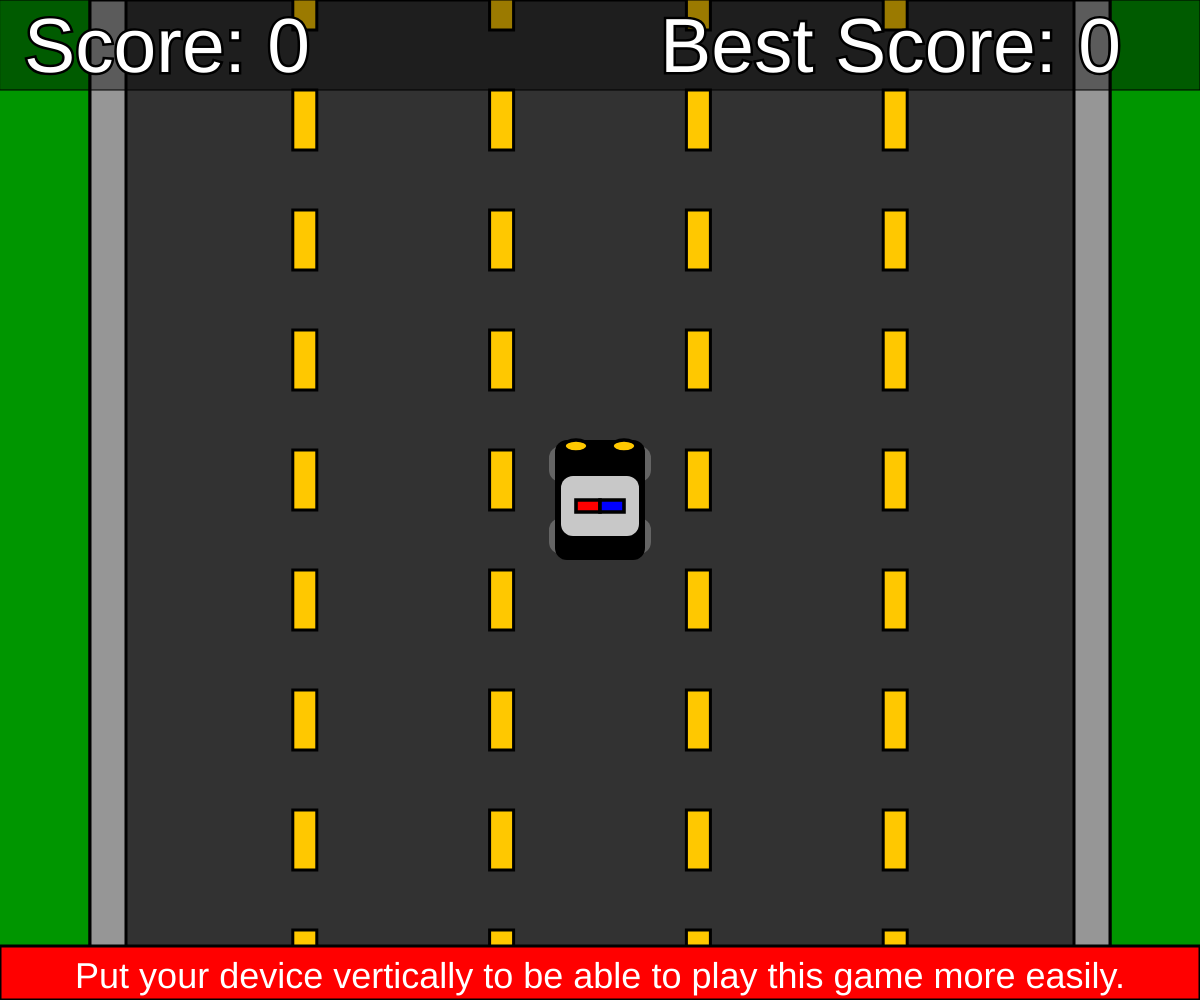
Frame 1 (no input)
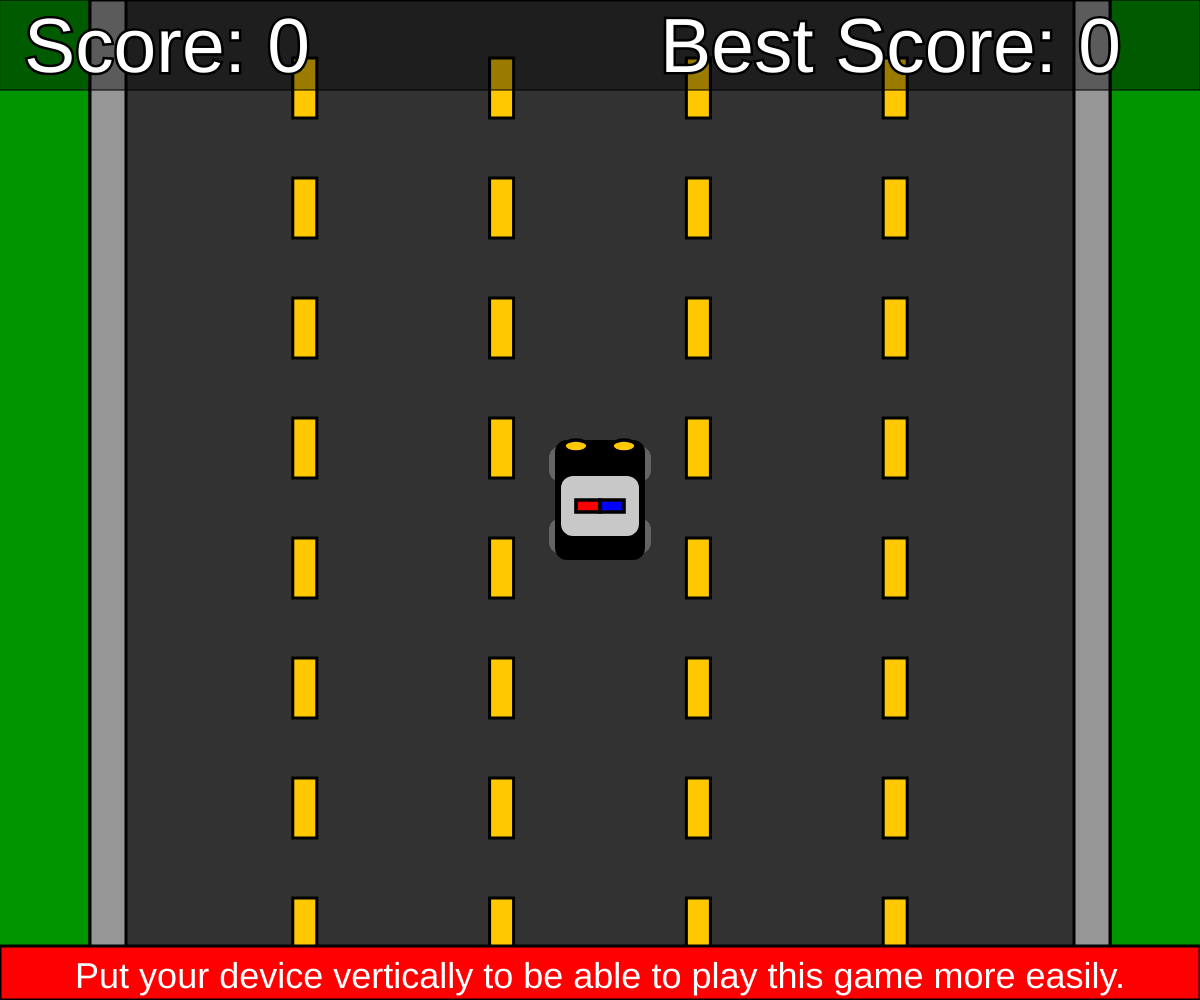
Frame 60 (no input)
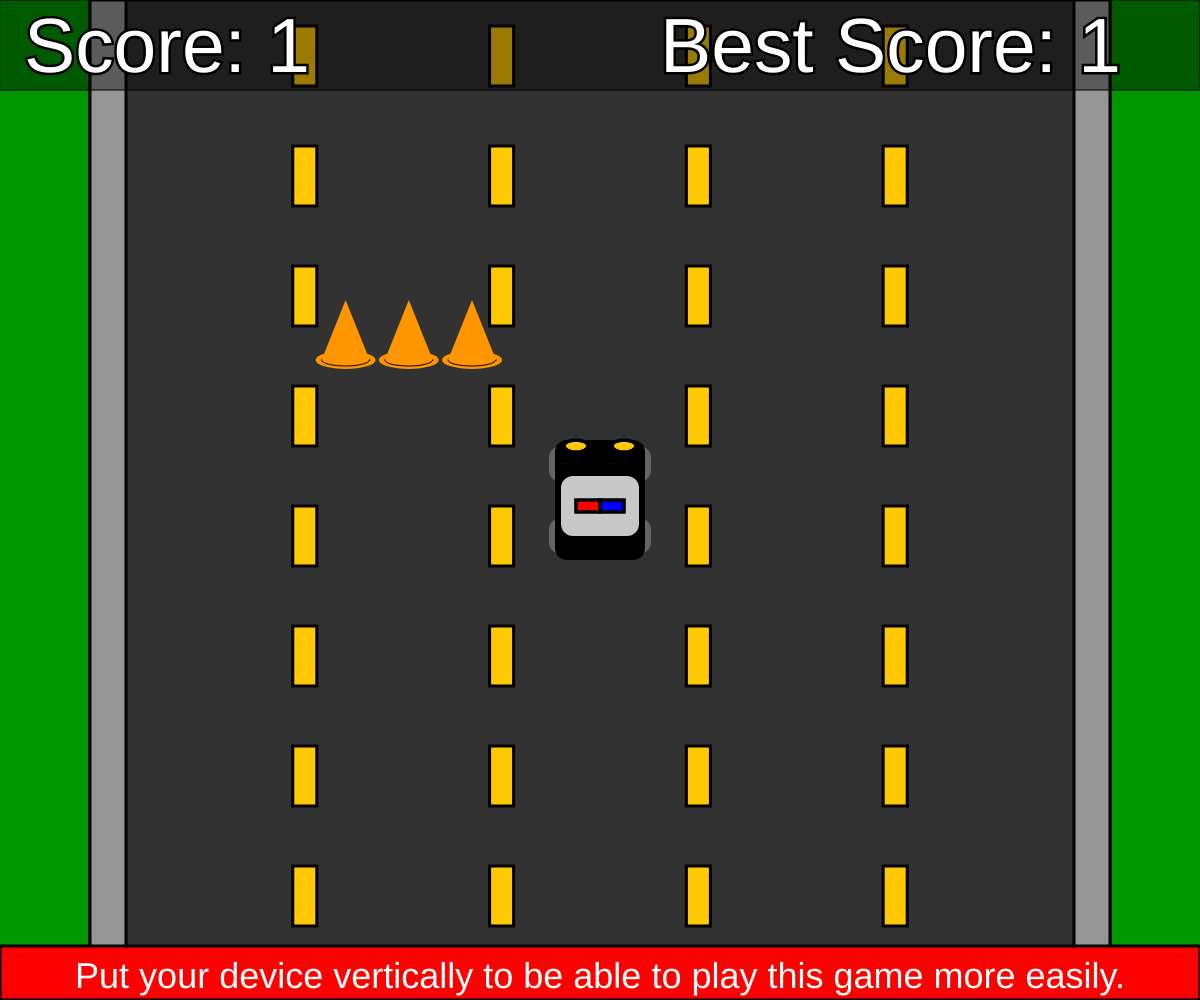
Frame 120 (the mouse pressed at the canvas centre since frame 60)

The p5.js sketch that drew these frames (run headless with seeded random() and noise() and a simulated clock; from frame 60 on, the mouse is pressed at the canvas centre):

// p5.js sketch
// ── sketch.js
var police, pos, vel, acc, wallBounce, border, frame, speed, cones, score, bestScore;

function Cone(pos) {
  this.pos = pos;
  this.update = function(speed) {
    this.pos.y += speed;
  }
  this.show = function() {
    push();
    rectMode(CENTER);
    stroke(0);
    fill(255, 150, 0);
    noStroke();
    ellipse(this.pos.x, this.pos.y, width*0.05, width*0.015);
    stroke(0);
    ellipse(this.pos.x, this.pos.y, width*0.04, width*0.01);
    noStroke();
    triangle(this.pos.x-width*0.02, this.pos.y, this.pos.x+width*0.02, this.pos.y, this.pos.x, this.pos.y-width*0.05);
    pop();
  }
}

function drawPolice(pos) {
  push();
  noStroke();
  fill(100);
  rectMode(CENTER);
  rect(pos, height/2-width*0.03, width*0.085, width*0.03, width*0.01);
  rect(pos, height/2+width*0.03, width*0.085, width*0.03, width*0.01);
  fill(0);
  rect(pos, height/2, width*0.075, width*0.1, width*0.01);
  fill(200);
  rect(pos, height/2+width*0.005, width*0.065, width*0.05, width*0.01);
  stroke(0);
  strokeWeight(width*0.003);
  fill(255, 0, 0);
  rect(pos-width*0.01, height/2+width*0.005, width*0.02, width*0.01);
  fill(0, 0, 255);
  rect(pos+width*0.01, height/2+width*0.005, width*0.02, width*0.01);
  fill(255, 200, 0);
  ellipse(pos-width*0.02, height/2-width*0.045, width*0.02, width*0.01);
  ellipse(pos+width*0.02, height/2-width*0.045, width*0.02, width*0.01);
  pop();
}

function drawGround(frame) {
  push();
  strokeWeight(3);
  rectMode(CENTER);
  background(0, 150, 0);
  fill(50);
  rect(width/2, height/2, width*0.85, height);
  fill(150);
  rect(border*0.6, height/2, width*0.03, height);
  rect(width-border*0.6, height/2, width*0.03, height);
  fill(255, 200, 0);
  for (i=0; i<4; i++) {
    for (j=0; j<height/(width*0.1)+1; j++) {
      rect(border*0.6+0.2*(width-border*1.2)*(i+1), frame+width*0.1*j, width*0.02, width*0.05);
    }
  }
  pop();
}

function reset() {
  pos = width/2;
  vel = 0;
  acc = width*0.0005;
  frame = 0;
  cones = [];
  score = 0;
}

function setup() {
  frameRate(60);
  createCanvas(windowWidth, windowHeight);
  reset();
  wallBounce = 0.3;
  border = width*0.15;
  speed = 8;
  bestScore = 0;
}

function draw() {
  background(255);
  if (mouseIsPressed && mouseX<width/2) {
    vel -= acc;
  } else if (mouseIsPressed && mouseX>width/2) {
    vel += acc;
  } else {
    vel *= 0.9;
  }
  pos += vel;
  if (pos < border) {
    pos = border;
    vel *= -wallBounce;
  } else if (pos > width-border) {
    pos = width-border;
    vel *= -wallBounce;
  }
  if (frame > width*0.1) {
    frame = 0;
  }
  drawGround(frame);
  frame += speed;
  if (frameCount%floor((width*0.05/speed)*10)==0) {
    score++;
    for (i=0; i<random(9); i++) {
      cones.push(new Cone(createVector((width-border*1.4)/15*floor(random(15))+width*0.13, 0)));
    }
  }
  for (i=cones.length; i>0; i--) {
    cones[i-1].show();
    cones[i-1].update(speed);
    if (cones[i-1].pos.y > height/2-width*0.05 && cones[i-1].pos.y < height/2+width*0.05 && cones[i-1].pos.x+width*0.02 > pos-width*0.037 && cones[i-1].pos.x-width*0.02 < pos+width*0.037) {
      reset();
      break;
    } else if (cones[i-1].pos.y > height) {
      cones.splice(i-1, 1)
    }
  }
  if (score>bestScore) {
    bestScore = score;
  }
  drawPolice(pos);
  push();
  fill(0, 100);
  rect(0, 0, width, width*0.075);
  fill(255);
  textSize(width*0.064);
  stroke(0);
  strokeWeight(5);
  text("Score: "+score, width*0.02, width*0.06);
  text("Best Score: "+bestScore, width-width*0.45, width*0.06);
  pop();
  if (width>height) {
    push();
    fill(255, 0, 0);
    strokeWeight(3);
    rect(0, height-width*0.045, width, width*0.045);
    fill(255);
    textSize(width*0.03);
    textAlign(CENTER);
    text("Put your device vertically to be able to play this game more easily.", width/2, height-width*0.01);
    pop();
  }
}
